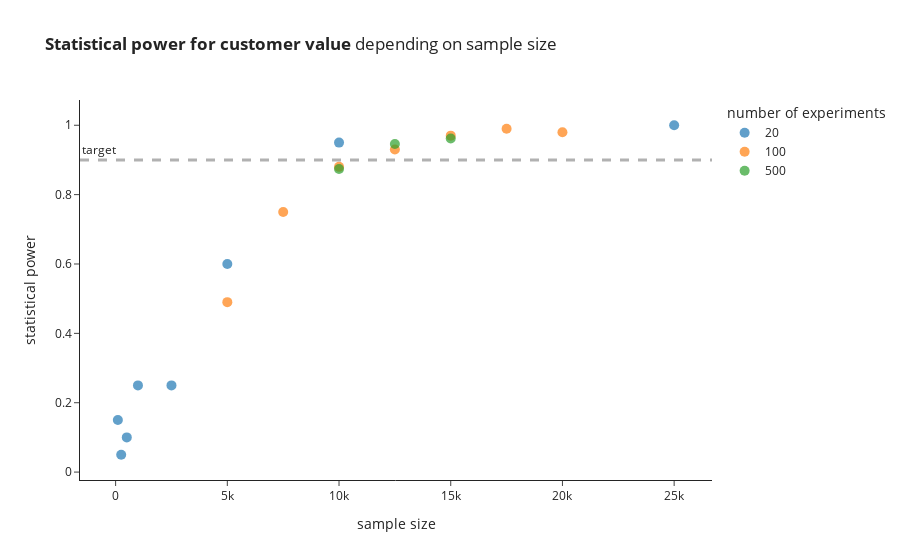

This figure's notebook cell:
### Code cell
fig = px.scatter(x = val_sim_stats_df.sample_size, y = val_sim_stats_df.successful_experiment,
                 color = val_sim_stats_df.experiment_id,
                title = '<b>Statistical power for customer value</b> depending on sample size',
                labels = {'y': 'statistical power', 'x': 'sample size', 'color': 'number of experiments'})
fig.update_traces(marker=dict(size=10, opacity = 0.7))
fig.add_hline(
    y=0.9, line_width=3, line_dash="dash", 
    line_color='black', annotation_text="target", 
    annotation_position="top left"
)

### Figure 1 — Plotly figure (JSON) as saved in the notebook; plotly's stock layout.template omitted (floating-point values rounded to 4 significant figures)
{"data": [{"hovertemplate": "number of experiments=20<br>sample size=%{x}<br>statistical power=%{y}<extra></extra>", "legendgroup": "20", "marker": {"color": "#1F77B4", "opacity": 0.7, "size": 10, "symbol": "circle"}, "mode": "markers", "name": "20", "orientation": "v", "showlegend": true, "type": "scatter", "x": [100, 250, 500, 1000, 2500, 5000, 10000, 25000], "xaxis": "x", "y": [0.15, 0.05, 0.1, 0.25, 0.25, 0.6, 0.95, 1], "yaxis": "y"}, {"hovertemplate": "number of experiments=100<br>sample size=%{x}<br>statistical power=%{y}<extra></extra>", "legendgroup": "100", "marker": {"color": "#FF7F0E", "opacity": 0.7, "size": 10, "symbol": "circle"}, "mode": "markers", "name": "100", "orientation": "v", "showlegend": true, "type": "scatter", "x": [5000, 7500, 10000, 12500, 15000, 17500, 20000], "xaxis": "x", "y": [0.49, 0.75, 0.88, 0.93, 0.97, 0.99, 0.98], "yaxis": "y"}, {"hovertemplate": "number of experiments=500<br>sample size=%{x}<br>statistical power=%{y}<extra></extra>", "legendgroup": "500", "marker": {"color": "#2CA02C", "opacity": 0.7, "size": 10, "symbol": "circle"}, "mode": "markers", "name": "500", "orientation": "v", "showlegend": true, "type": "scatter", "x": [10000, 12500, 15000], "xaxis": "x", "y": [0.874, 0.946, 0.962], "yaxis": "y"}], "layout": {"annotations": [{"showarrow": false, "text": "target", "x": 0, "xanchor": "left", "xref": "x domain", "y": 0.9, "yanchor": "bottom", "yref": "y"}], "autosize": true, "legend": {"title": {"text": "number of experiments"}, "tracegroupgap": 0}, "shapes": [{"line": {"color": "black", "dash": "dash", "width": 3}, "type": "line", "x0": 0, "x1": 1, "xref": "x domain", "y0": 0.9, "y1": 0.9, "yref": "y"}], "title": {"text": "<b>Statistical power for customer value</b> depending on sample size"}, "xaxis": {"anchor": "y", "autorange": true, "domain": [0, 1], "range": [-1516.0, 26620.0], "title": {"text": "sample size"}, "type": "linear"}, "yaxis": {"anchor": "x", "autorange": true, "domain": [0, 1], "range": [-0.04691, 1.097], "title": {"text": "statistical power"}, "type": "linear"}}}
